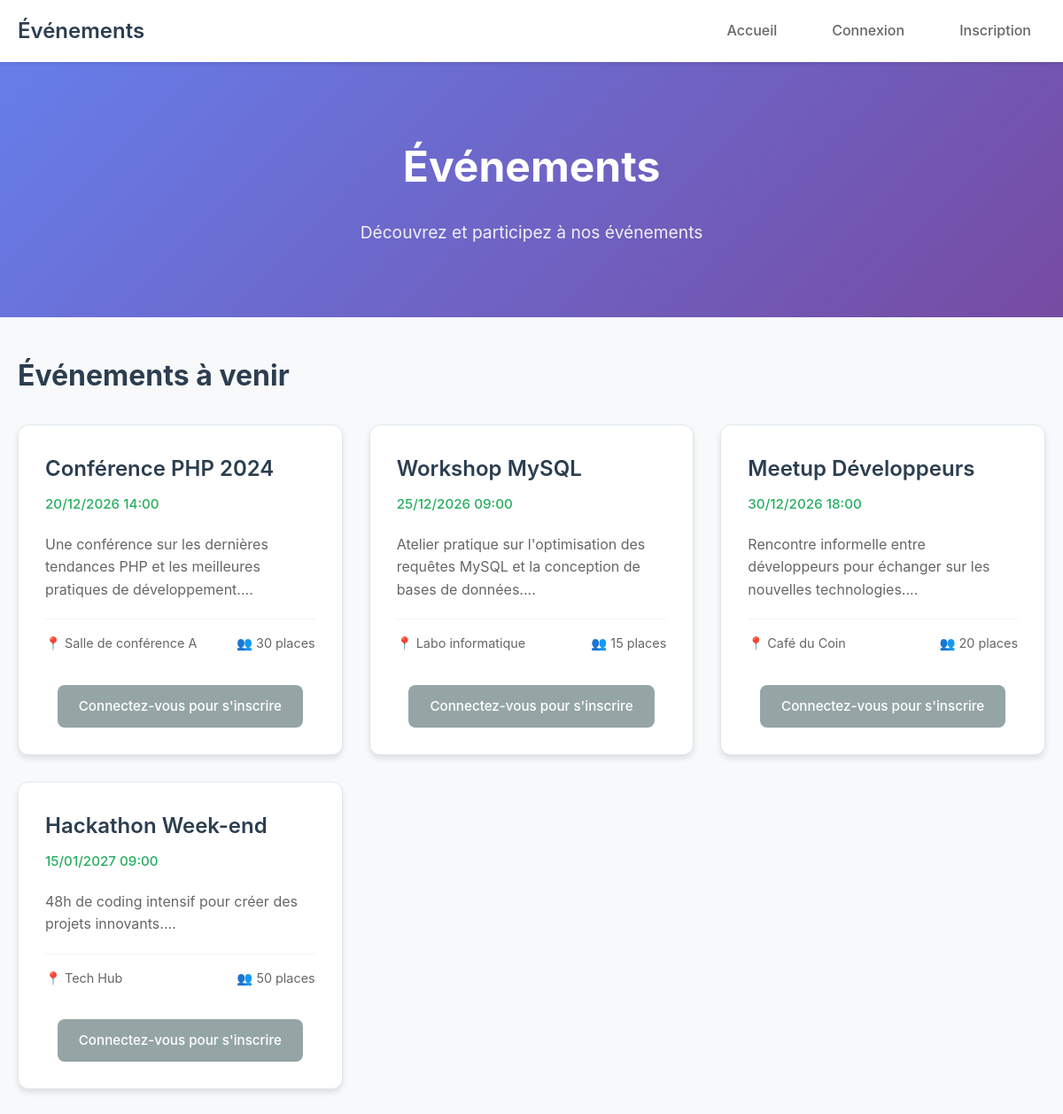
The page / on the database its author committed.
### tables this page shows
CREATE TABLE IF NOT EXISTS events (
    id INT AUTO_INCREMENT PRIMARY KEY,
    title VARCHAR(200) NOT NULL,
    description TEXT NOT NULL,
    event_date DATETIME NOT NULL,
    location VARCHAR(200) NOT NULL,
    capacity INT NOT NULL DEFAULT 50,
    image_url VARCHAR(255),
    created_by INT NOT NULL,
    created_at TIMESTAMP DEFAULT CURRENT_TIMESTAMP,
    updated_at TIMESTAMP DEFAULT CURRENT_TIMESTAMP ON UPDATE CURRENT_TIMESTAMP,
    FOREIGN KEY (created_by) REFERENCES users(id) ON DELETE CASCADE
);

### src/services/AuthService.php (called while the page is built, shortened)
<?php
class AuthService
{
    public static function isLoggedIn(): bool
    {
        return isset($_SESSION['user_id']) && !empty($_SESSION['user_id']);
    }
}

### index.php (the view, shortened to what this page needs)
<?php
require_once 'src/services/AuthService.php';
$database = Database::getInstance();
$mysqli = $database->getConnection();
$events = [];
$sql = "SELECT * FROM events ORDER BY event_date ASC LIMIT 6";
$result = $mysqli->query($sql);
if ($result) {
    while ($row = $result->fetch_assoc()) {
        $events[] = $row;
    }
}
?>
<!DOCTYPE html>
<html lang="fr">
<head>
    <link rel="stylesheet" href="/public/css/style.css">
</head>
<body>
    <header class="main-header">
        <nav class="navbar">
            <div class="nav-container">
                <a href="index.php" class="nav-brand">
                    <h1>Événements</h1>
                </a>
                <ul class="nav-menu">
                    <?php if (AuthService::isLoggedIn()): ?>
                        <li><a href="index.php">Accueil</a></li>
                        <?php if (AuthService::isLoggedIn() && !AuthService::isAdmin()): ?>
                            <li><a href="my_registrations.php">Mes inscriptions</a></li>
                        <?php endif; ?>
                        <?php if (AuthService::isAdmin()): ?>
                            <li><a href="admin/index.php" class="admin-link">Admin</a></li>
                        <?php endif; ?>
                        <li>
                            <span class="user-welcome">
                                Bonjour, <?php echo htmlspecialchars($_SESSION['user_name']); ?>
                            </span>
                        </li>
                        <li><a href="logout.php">Déconnexion</a></li>
                    <?php else: ?>
                        <li><a href="index.php">Accueil</a></li>
                        <li><a href="login.php">Connexion</a></li>
                        <li><a href="register.php">Inscription</a></li>
                    <?php endif; ?>
                </ul>
            </div>
        </nav>
    </header>
    <main class="main-content">
        <div class="container">
            <header class="hero">
                <h1>Événements</h1>
                <p>Découvrez et participez à nos événements</p>
            </header>
            <section class="events-section">
                <h2>Événements à venir</h2>
                <?php if (empty($events)): ?>
                    <div class="no-events">
                        <p>Aucun événement publié pour le moment.</p>
                    </div>
                <?php else: ?>
                    <div class="events-grid">
                        <?php foreach ($events as $event): ?>
                            <div class="event-card">
                                <div class="event-header">
                                    <h3 class="event-title"><?php echo htmlspecialchars($event['title']); ?></h3>
                                    <span class="event-date">
                                        <?php
                                        $date = new DateTime($event['event_date']);
                                        echo $date->format('d/m/Y H:i');
                                        ?>
                                    </span>
                                </div>
                                <p class="event-description">
                                    <?php echo htmlspecialchars(substr($event['description'], 0, 150)) . '...'; ?>
                                </p>
                                <div class="event-footer">
                                    <span class="event-location">
                                        📍 <?php echo htmlspecialchars($event['location']); ?>
                                    </span>
                                    <span class="event-capacity">
                                        👥 <?php echo $event['capacity']; ?> places
                                    </span>
                                </div>
                                <div class="event-actions">
                                    <?php if (AuthService::isLoggedIn()): ?>
                                        <a href="event_detail.php?id=<?php echo $event['id']; ?>" class="btn btn-primary">
                                            Voir détails
                                        </a>
                                    <?php else: ?>
                                        <a href="login.php" class="btn btn-secondary">
                                            Connectez-vous pour s'inscrire
                                        </a>
                                    <?php endif; ?>
                                </div>
                            </div>
                        <?php endforeach; ?>
                    </div>
                <?php endif; ?>
            </section>
        </div>
    </main>
</body>
</html>

### public/css/style.css (style rules this page uses)
* { margin: 0; padding: 0; box-sizing: border-box; }
body { font-family: -apple-system, BlinkMacSystemFont, 'Segoe UI', Roboto, sans-serif; line-height: 1.6; color: #333; background-color: #f8f9fa; }
.container { max-width: 1200px; margin: 0 auto; padding: 20px; }
.main-header { background: #fff; box-shadow: 0 2px 4px rgba(0,0,0,0.1); position: sticky; top: 0; z-index: 100; }
.navbar { padding: 0; }
.nav-container { max-width: 1200px; margin: 0 auto; display: flex; justify-content: space-between; align-items: center; padding: 0 20px; height: 70px; }
.nav-brand { text-decoration: none; color: #333; }
.nav-brand h1 { font-size: 1.5rem; font-weight: 600; color: #2c3e50; }
.nav-menu { display: flex; list-style: none; align-items: center; gap: 30px; }
.nav-menu a { text-decoration: none; color: #666; font-weight: 500; padding: 8px 16px; border-radius: 6px; transition: all 0.3s ease; }
.hero { background: linear-gradient(135deg, #667eea 0%, #764ba2 100%); color: white; text-align: center; padding: 80px 20px; margin: -20px -20px 40px -20px; }
.hero h1 { font-size: 3rem; font-weight: 700; margin-bottom: 20px; }
.hero p { font-size: 1.2rem; opacity: 0.9; }
.events-section { margin-bottom: 40px; }
.events-section h2 { font-size: 2rem; margin-bottom: 30px; color: #2c3e50; }
.events-grid { display: grid; grid-template-columns: repeat(auto-fill, minmax(350px, 1fr)); gap: 30px; margin-top: 30px; }
.event-card { background: white; border-radius: 12px; padding: 30px; box-shadow: 0 4px 6px rgba(0,0,0,0.1); border: 1px solid #e1e8ed; transition: all 0.3s ease; }
.event-header { margin-bottom: 20px; }
.event-title { font-size: 1.5rem; font-weight: 600; color: #2c3e50; margin-bottom: 8px; }
.event-date { color: #27ae60; font-weight: 500; font-size: 0.95rem; }
.event-description { color: #666; margin-bottom: 20px; line-height: 1.6; }
.event-footer { display: flex; justify-content: space-between; align-items: center; margin-bottom: 20px; padding: 15px 0; border-top: 1px solid #f1f3f4; }
.event-location, .event-capacity { font-size: 0.9rem; color: #666; }
.event-actions { text-align: center; }
.btn { display: inline-block; padding: 12px 24px; border: none; border-radius: 8px; text-decoration: none; font-weight: 500; text-align: center; cursor: pointer; transition: all 0.3s ease; font-size: 0.95rem; }
.btn-secondary { background: #95a5a6; color: white; }

### rows shown on the page
events: title "Conférence PHP 2024", event_date "20/12/2026 14:00", description "Une conférence sur les dernières tendances PHP et les meilleures pratiques de développement.", location "Salle de conférence A", capacity "30"
events: title "Workshop MySQL", event_date "25/12/2026 09:00", description "Atelier pratique sur l'optimisation des requêtes MySQL et la conception de bases de données.", location "Labo informatique", capacity "15"
events: title "Meetup Développeurs", event_date "30/12/2026 18:00", description "Rencontre informelle entre développeurs pour échanger sur les nouvelles technologies.", location "Café du Coin", capacity "20"
events: title "Hackathon Week-end", event_date "15/01/2027 09:00", description "48h de coding intensif pour créer des projets innovants.", location "Tech Hub", capacity "50"
